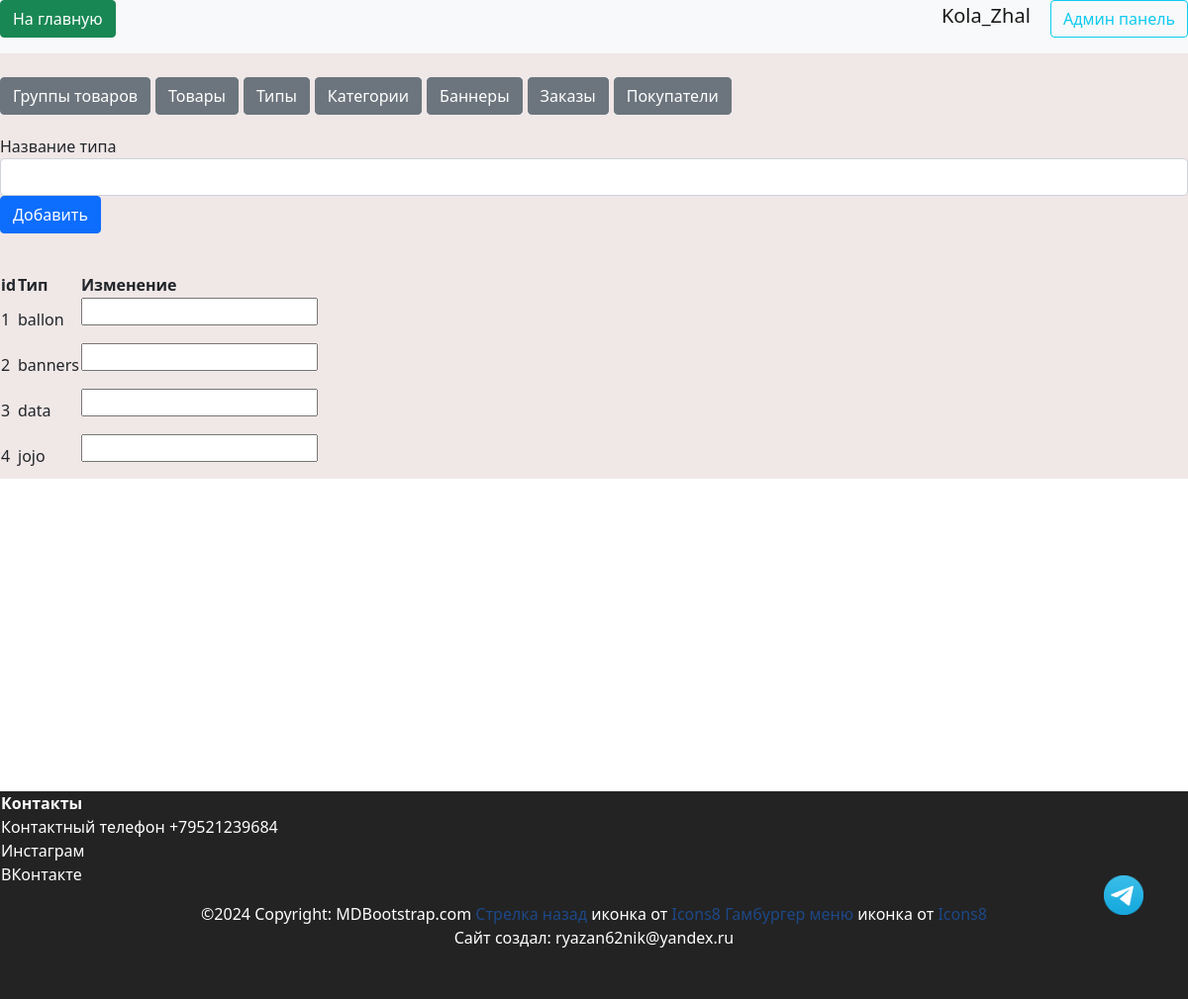
Before: /admin/types (signed in) with the older database file.
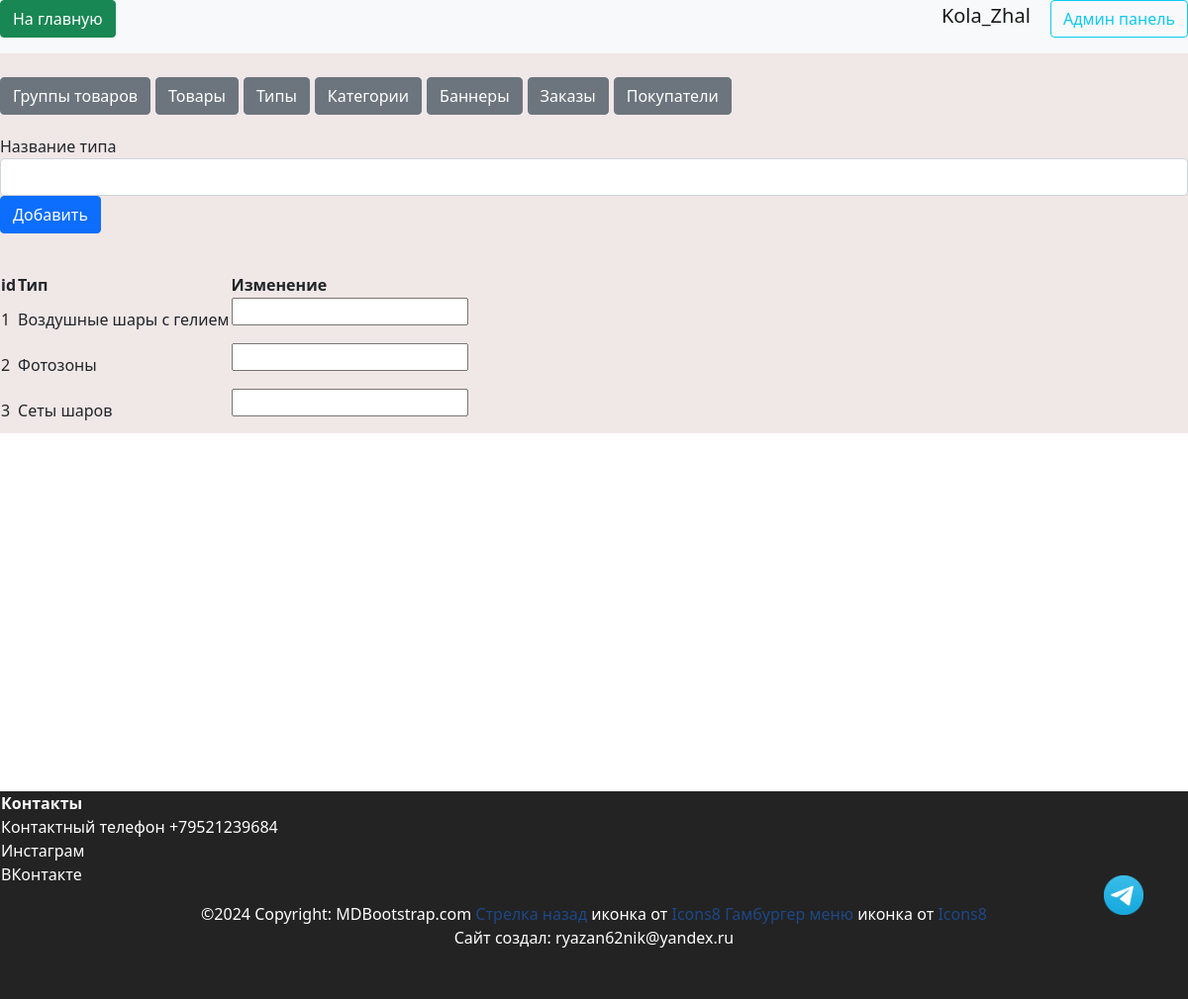
After: the same page with the newer database file.
### data/types.py (models this page shows, shortened)
class Types(SqlAlchemyBase):
    __tablename__ = "types"
    id = sqlalchemy.Column(sqlalchemy.Integer, primary_key=True, autoincrement=True)
    title = sqlalchemy.Column(sqlalchemy.String, nullable=True)
    products = orm.relationship("ProductGroup", back_populates="type_relation")

### server.py (the view, shortened to what this page needs)
@app.route("/admin/types", methods=["GET", "POST"])
@login_required
def admin_types():
    if not current_user.admin:
        return render_template("pages/no_rights.html")
    filenames = [""]
    form = TypeForm()
    with db_session.create_session() as db_sess:
        types = db_sess.query(Types).all()
        if request.method == "POST":
            for id in request.form:
                type = db_sess.query(Types).filter(Types.id == id).first()
                type.title = request.form[id]
                db_sess.commit()
            return redirect("/admin/types")
        return render_template(
            "pages/admin_types.html", title="Админ панель", types=types, form=form
        )

### forms/types.py
class TypeForm(FlaskForm):
    title = StringField('Название типа', validators=[DataRequired()])
    submit = SubmitField('Добавить')

### data/db_session.py (called while the page is built)
def create_session() -> Session:
    global __factory
    return __factory()

### server.py (called while the page is built)
@login_manager.user_loader
def load_user(user_id):
    db_sess = db_session.create_session()
    return db_sess.query(User).filter(User.id == user_id).first()

### templates/pages/admin_types.html (shortened to what this page needs)
{% extends "pages/base_admin.html" %}
{% block admincontent %}
<div>
    <form action="" method="post" enctype="multipart/form-data">
        <nav>
            <div>
                {{ form.title.label() }}
                {{ form.title(class="form-control")}}
                {{ form.submit(type="submit", class="btn btn-primary") }}
            </div>
        </nav>
    </form>
</div>
<br>
<div>
    <table>
        <tr>
            <th>id</th>
            <th>Тип</th>
            <th>Изменение</th>
        </tr>
        {% for type in types %}
        <tr>
            <td>{{ type.id }}</td>
            <td>{{ type.title }}</td>
            <td>
                <form action="" method="post" enctype="multipart/form-data">
                    <input type="text" id="{{ type.id }}" name="{{ type.id }}"/>
                </form>
            </td>
        </tr>
        {% endfor %}
    </table>
</div>
{% endblock %}

Changed rows visible on the page:
removed Types: id "4", title "jojo"
changed Types id 1: title "ballon" → "Воздушные шары с гелием"
changed Types id 2: title "banners" → "Фотозоны"
changed Types id 3: title "data" → "Сеты шаров"
